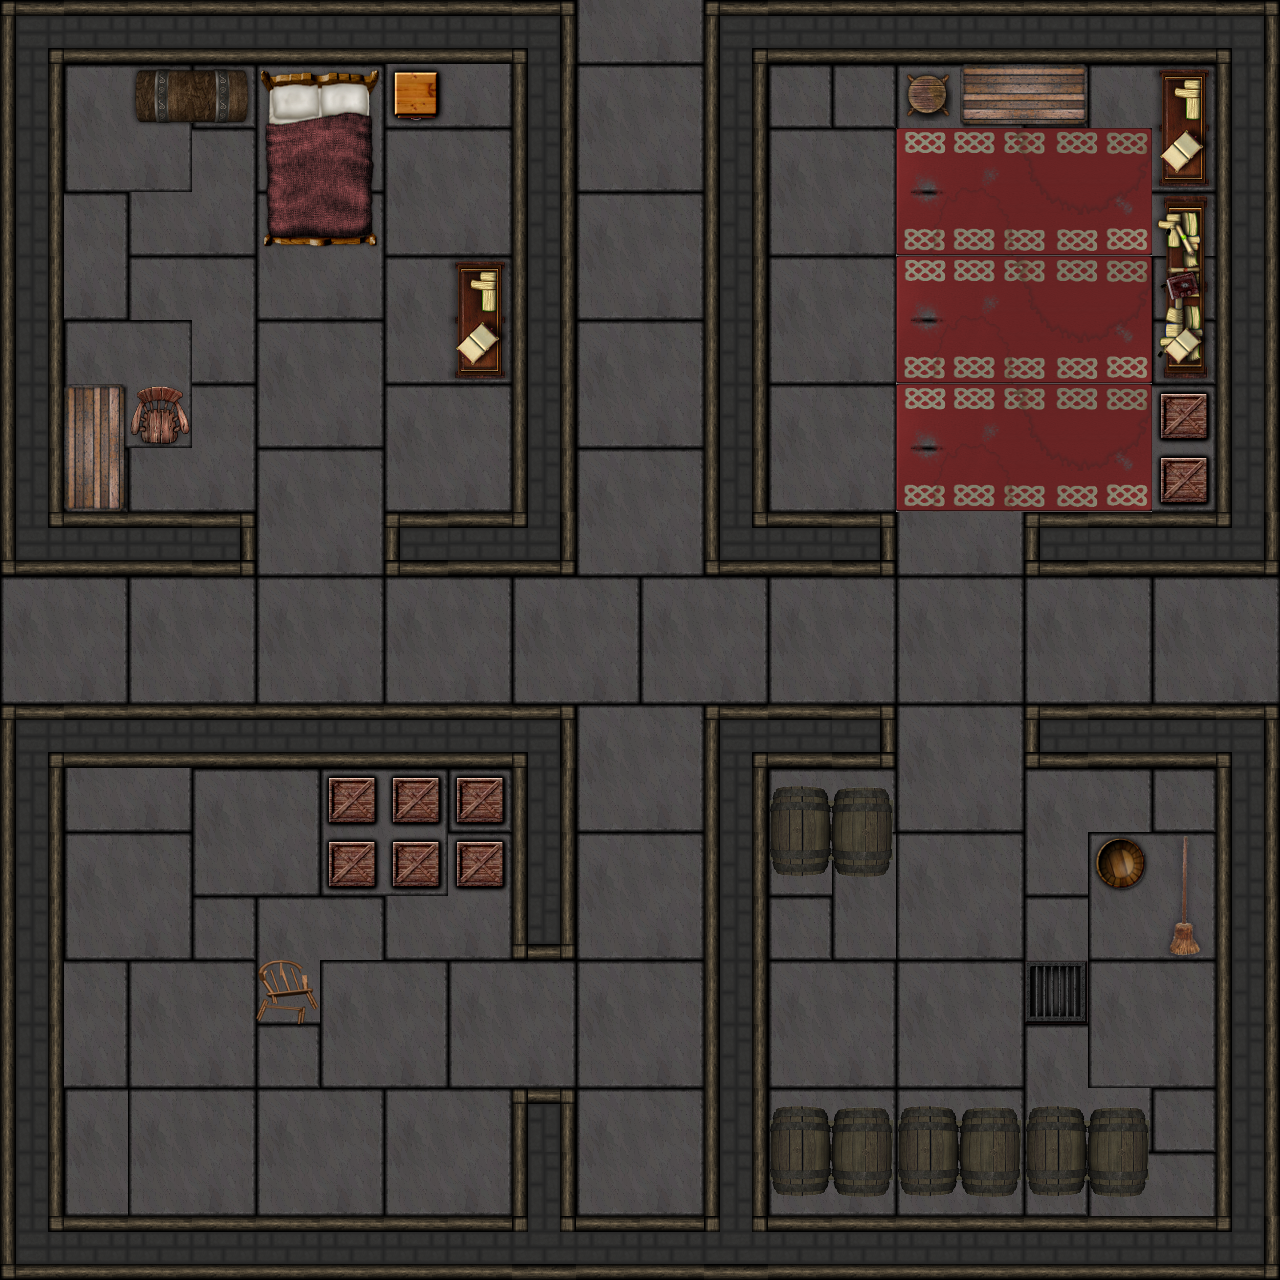

A 2D game scene composited from a Tiled map and its tileset images. What follows is a short description and the map's XML, with every tile layer's data as written:
An orthogonal 20x20 tile map with 64x64 px tiles, 2 tile layers (sol, decor), 2 tilesets and 36 objects (29x wall, 3x zombie, 3x door, ammo).

<map version="1.0" tiledversion="1.0.2" orientation="orthogonal" renderorder="right-down" width="20" height="20" tilewidth="64" tileheight="64" nextobjectid="53">
 <tileset firstgid="1" name="test_dungeon" tilewidth="64" tileheight="64" tilecount="160" columns="4">
  <image source="../img/test_dungeon.png" width="256" height="2560" />
 </tileset>
 <tileset firstgid="161" name="test_dungeon" tilewidth="64" tileheight="64" tilecount="160" columns="4">
  <image source="../img/test_dungeon.png" width="256" height="2560" />
 </tileset>
 <layer name="sol" width="20" height="20">
  <data encoding="csv">
3,2,2,2,2,2,2,2,4,17,18,3,2,2,2,2,2,2,2,4,
1,13,14,21,13,14,17,18,1,13,14,1,21,21,13,14,21,13,14,1,
1,17,18,14,17,18,13,14,1,17,18,1,13,14,17,18,13,17,18,1,
1,14,17,18,13,14,17,18,1,13,14,1,17,18,13,14,17,13,14,1,
1,18,13,14,17,18,13,14,1,17,18,1,13,14,17,18,21,21,21,1,
1,13,14,18,13,14,17,18,1,13,14,1,17,18,13,14,21,21,21,1,
1,17,18,14,17,18,13,14,1,17,18,1,13,14,17,18,13,14,14,1,
1,21,17,18,13,14,17,18,1,13,14,1,17,18,13,14,17,18,18,1,
7,2,2,10,17,18,5,2,8,17,18,7,2,10,17,18,5,2,2,8,
13,14,13,14,13,14,13,14,13,14,13,14,13,14,13,14,13,14,13,14,
17,18,17,18,17,18,17,18,17,18,17,18,17,18,17,18,17,18,17,18,
3,2,2,2,2,2,2,2,4,13,14,3,2,10,13,14,5,2,2,4,
1,17,18,13,14,13,14,21,1,17,18,1,13,14,17,18,13,14,21,1,
1,13,14,17,18,17,18,14,1,13,14,1,17,13,13,14,17,13,14,1,
1,17,18,21,13,14,17,18,9,17,18,1,21,17,17,18,13,17,18,1,
1,14,13,14,17,13,14,13,14,13,14,1,13,14,13,14,17,13,14,1,
1,18,17,18,21,17,18,17,18,17,18,1,17,18,17,18,13,17,18,1,
1,13,13,14,13,14,13,14,6,13,14,1,13,14,13,14,17,18,21,1,
1,17,17,18,17,18,17,18,1,17,18,1,17,18,17,18,21,13,14,1,
7,2,2,2,2,2,2,2,12,2,2,12,2,2,2,2,2,2,2,8
</data>
 </layer>
 <layer name="decor" width="20" height="20">
  <data encoding="csv">
0,0,0,0,0,0,0,0,0,0,0,0,0,0,0,0,0,0,0,0,
0,0,53,54,22,23,24,0,0,0,0,0,0,0,56,19,20,0,41,0,
0,0,0,0,26,27,0,0,0,0,0,0,0,0,69,70,71,72,45,0,
0,0,0,0,30,31,0,0,0,0,0,0,0,0,73,74,75,76,42,0,
0,0,0,0,0,0,0,41,0,0,0,0,0,0,69,70,71,72,46,0,
0,0,0,0,0,0,0,45,0,0,0,0,0,0,73,74,75,76,50,0,
0,25,44,0,0,0,0,0,0,0,0,0,0,0,69,70,71,72,49,0,
0,29,0,0,0,0,0,0,0,0,0,0,0,0,73,74,75,76,49,0,
0,0,0,0,0,0,0,0,0,0,0,0,0,0,0,0,0,0,0,0,
0,0,0,0,0,0,0,0,0,0,0,0,0,0,0,0,0,0,0,0,
0,0,0,0,0,0,0,0,0,0,0,0,0,0,0,0,0,0,0,0,
0,0,0,0,0,0,0,0,0,0,0,0,0,0,0,0,0,0,0,0,
0,0,0,0,0,49,49,49,0,0,0,0,34,35,0,0,0,0,0,0,
0,0,0,0,0,49,49,49,0,0,0,0,38,39,0,0,0,32,36,0,
0,0,0,0,0,0,0,0,0,0,0,0,0,0,0,0,0,0,40,0,
0,0,0,0,28,0,0,0,0,0,0,0,0,0,0,0,109,0,0,0,
0,0,0,0,0,0,0,0,0,0,0,0,0,0,0,0,0,0,0,0,
0,0,0,0,0,0,0,0,0,0,0,0,34,35,34,35,34,35,0,0,
0,0,0,0,0,0,0,0,0,0,0,0,38,39,38,39,38,39,0,0,
0,0,0,0,0,0,0,0,0,0,0,0,0,0,0,0,0,0,0,0
</data>
 </layer>
 <objectgroup name="wall">
  <object id="3" name="wall" x="64" y="0" width="512" height="64" />
  <object id="4" name="wall" x="0" y="0" width="64" height="576" />
  <object id="5" name="wall" x="1216" y="0" width="64" height="576" />
  <object id="8" name="wall" x="0" y="1216" width="1280" height="64" />
  <object id="10" name="wall" x="1216" y="704" width="64" height="512" />
  <object id="15" name="wall" x="704" y="0" width="512" height="64" />
  <object id="16" name="wall" x="0" y="704" width="64" height="512" />
  <object id="17" name="wall" x="704" y="704" width="64" height="512" />
  <object id="18" name="wall" x="704" y="64" width="64" height="512" />
  <object id="19" name="wall" x="512" y="64" width="64" height="512" />
  <object id="20" name="wall" x="512" y="1088" width="64" height="128" />
  <object id="21" name="wall" x="512" y="704" width="64" height="256" />
  <object id="22" name="wall" x="64" y="512" width="192" height="64" />
  <object id="23" name="wall" x="384" y="512" width="128" height="64" />
  <object id="24" name="wall" x="64" y="704" width="448" height="64" />
  <object id="25" name="wall" x="1024" y="512" width="192" height="64" />
  <object id="26" name="wall" x="1024" y="704" width="192" height="64" />
  <object id="27" name="wall" x="768" y="704" width="128" height="64" />
  <object id="28" name="wall" x="768" y="512" width="128" height="64" />
  <object id="40" name="wall" x="320" y="768" width="192" height="128" />
  <object id="41" name="wall" x="768" y="768" width="128" height="128" />
  <object id="42" name="wall" x="768" y="1088" width="384" height="128" />
  <object id="43" name="wall" x="1152" y="64" width="64" height="448" />
  <object id="44" name="wall" x="960" y="64" width="128" height="64" />
  <object id="45" name="wall" x="256" y="64" width="128" height="192" />
  <object id="46" name="wall" x="384" y="64" width="64" height="64" />
  <object id="47" name="wall" x="448" y="256" width="64" height="128" />
  <object id="48" name="wall" x="128" y="64" width="128" height="64" />
  <object id="49" name="wall" x="64" y="384" width="64" height="128" />
 </objectgroup>
 <objectgroup name="enemy">
  <object id="30" name="zombie" gid="110" x="832" y="384" width="64" height="64" />
  <object id="31" name="zombie" gid="270" x="960" y="896" width="64" height="64" />
  <object id="52" name="zombie" gid="110" x="192" y="832" width="64" height="64" />
 </objectgroup>
 <objectgroup name="item">
  <object id="36" name="door" gid="111" x="0" y="704" width="64" height="128">
   <properties>
    <property name="dir" value="left" />
    <property name="link" value="map3" />
   </properties>
  </object>
  <object id="37" name="door" gid="111" x="1216" y="704" width="64" height="128">
   <properties>
    <property name="dir" value="right" />
    <property name="link" value="map6" />
   </properties>
  </object>
  <object id="39" name="door" gid="115" x="576" y="64" width="128" height="64">
   <properties>
    <property name="dir" value="top" />
    <property name="link" value="map2" />
   </properties>
  </object>
  <object id="51" name="ammo" gid="116" x="128" y="896" width="64" height="64" />
 </objectgroup>
</map>
